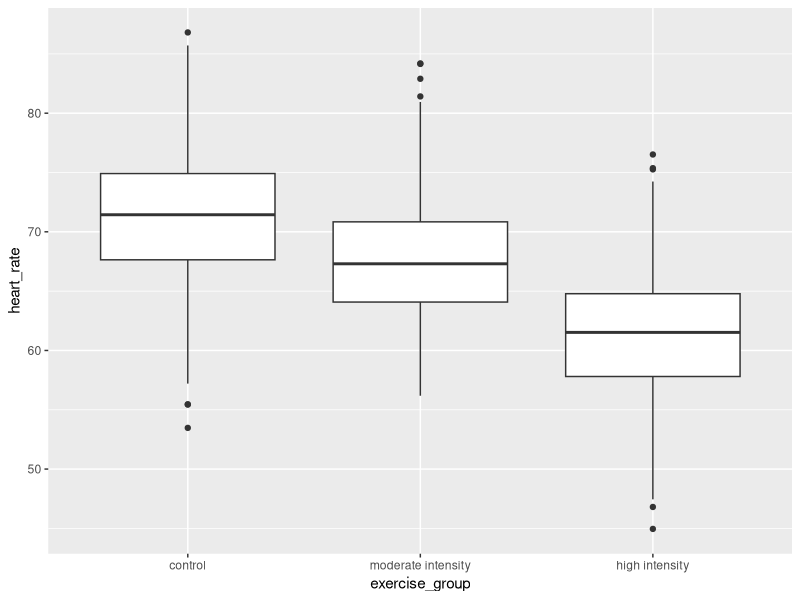
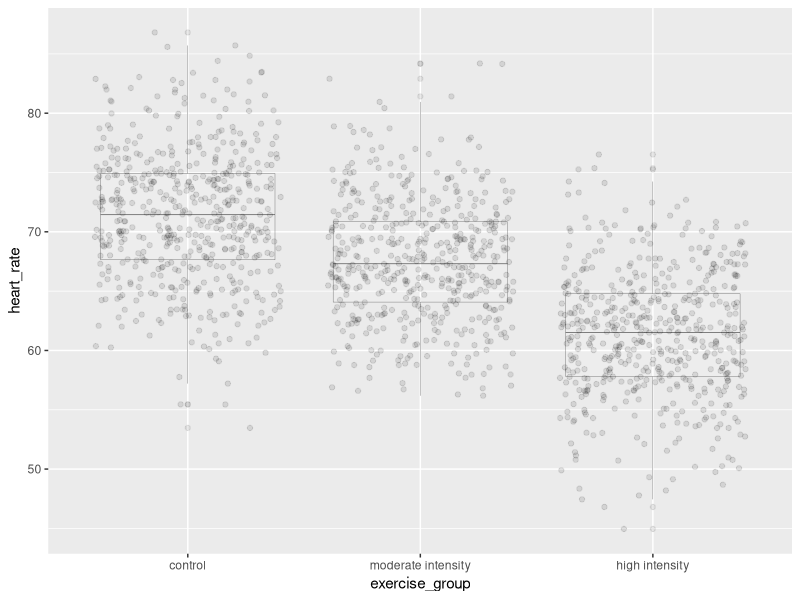
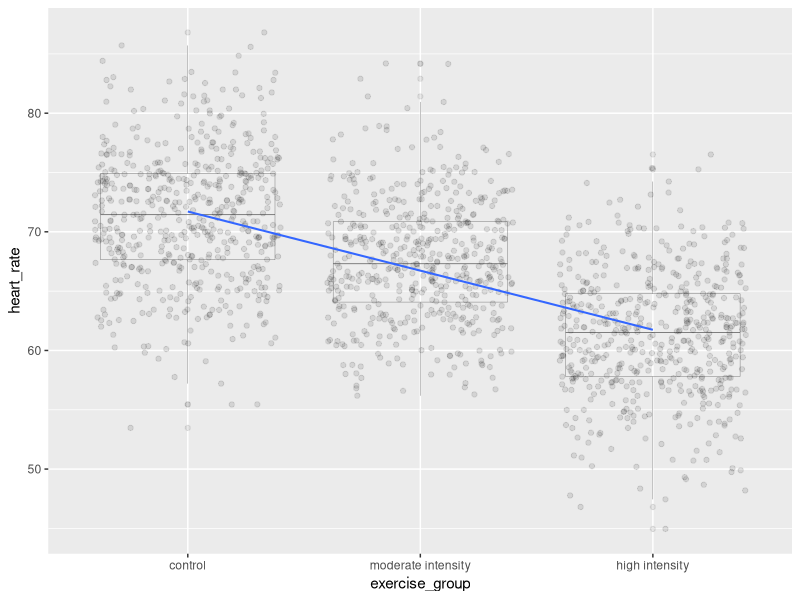

The R script that drew these images, in order:
## ---- chunk 1
library(tidyverse)
heart_rate <- read_csv("data/simulated_heart_rates.csv")
## ---- chunk 2
heart_rate %>% mutate(exercise_group = fct_reorder(exercise_group, 
                                                   heart_rate, 
                                                   .fun='median', 
                                                   .desc = TRUE))  %>% 
  ggplot(aes(exercise_group, heart_rate)) + 
  geom_boxplot()
## ---- chunk 3
anova(lm(heart_rate ~ exercise_group, data = heart_rate))
## ---- chunk 4
heart_rate %>% mutate(exercise_group = fct_reorder(exercise_group, 
                                                   heart_rate, 
                                                   .fun='median', 
                                                   .desc = TRUE))  %>% 
  ggplot(aes(exercise_group, heart_rate)) + 
  geom_boxplot(alpha=0.1, linewidth=0.1) +
  geom_jitter(alpha=0.1) 
## ---- chunk 5
heart_rate %>% mutate(exercise_group = fct_reorder(exercise_group, 
                                                   heart_rate, 
                                                   .fun='median', 
                                                   .desc = TRUE))  %>% 
  ggplot(aes(exercise_group, heart_rate)) + 
  geom_boxplot(alpha=0.1, linewidth=0.1) +
  geom_jitter(alpha=0.1) +
  geom_smooth(method = "lm", 
              aes(group=1), 
              se=FALSE, 
              linewidth=0.7)
